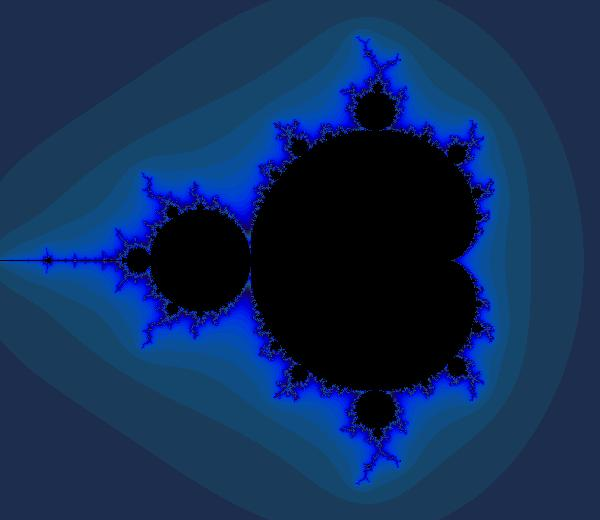

This figure's Python source:
# Import libraries for simulation

import numpy as np
import tensorflow as tf
from PIL import Image


def DisplayFractal(a, fmt='jpeg'):
    """Display an array of iteration counts as a
       colorful picture of a fractal."""
    a_cyclic = (6.28 * a / 20.0).reshape(list(a.shape) + [1])
    img = np.concatenate([10 + 20 * np.cos(a_cyclic),
                          30 + 50 * np.sin(a_cyclic),
                          155 - 80 * np.cos(a_cyclic)], 2)
    img[a == a.max()] = 0
    a = img
    a = np.uint8(np.clip(a, 0, 255))
    Image.fromarray(a).save('mandelbrot.'+fmt, fmt)


sess = tf.InteractiveSession()

Y, X = np.mgrid[-1.3:1.3:.005, -2:1:.005]
Z = X + 1j * Y

xs = tf.constant(Z.astype(np.complex64))
zs = tf.Variable(xs)
ns = tf.Variable(tf.zeros_like(xs, tf.float32))

tf.global_variables_initializer().run()

# Compute the new values of z: z^2 + x
zs_ = zs * zs + xs

# Have we diverged with this new value?
not_diverged = tf.abs(zs_) < 4

# Operation to update the zs and the iteration count.
#
# Note: We keep computing zs after they diverge! This
#       is very wasteful! There are better, if a little
#       less simple, ways to do this.
#
step = tf.group(
    zs.assign(zs_),
    ns.assign_add(tf.cast(not_diverged, tf.float32))
)

for i in range(100):
    step.run()

DisplayFractal(ns.eval())
